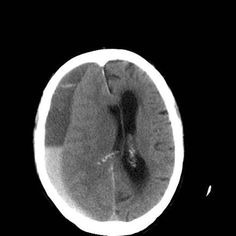
#> input picture Brain_Tumor_Dataset/Testing/no_tumor/image(1).jpg, 236 x 236 px, found by its file name; its folder holds 3 pictures in this run
$ jupyter execute --allow-errors HomomorphicEncryptionOfDataset.ipynb
#> lines starting #> are read from the running program, lines starting #| are printed output that depends on the picture
### RabinMiller.py
import random
import ModularArithmetic as mod

def is_probably_prime(n):
    """
    is_probably_prime(n)

    args:
        n
    returns:
        Boolean

    returns True if n is a probable prime
    based on the Rabin-Miller primality test
    """
    tests = max(128, n.bit_length())
    for i in range(tests):
        rand = random.randint(1,n-1)
        return 1 in mod.binary_exponent(rand, n-1, n)

def generate_prime(bitlen=128):
    """
    generate_prime(bitlen)

    args:
        bitlen: length of number to be generated (default: 128)
    returns:
        a probable prime of bitlen bits
        based on the Rabin-Miller primality test
    """
#> called with bitlen = 16
    n = random.getrandbits(bitlen) | 1<<(bitlen-1) | 1
    while not is_probably_prime(n):
        n = random.getrandbits(bitlen) | 1<<(bitlen-1) | 1
    return n

### ImageCryptography.py
from PIL import Image
import numpy as np
import pickle
import ModularArithmetic
import Paillier
import random
import matplotlib.pyplot as plt


def ImgEncrypt(public_key, plainimg):
    """
    args:
        public_key: Paillier PublicKey object
        plainimg: PIL Image object

    returns:
        cipherimg: Encryption of plainimg
    Encrypts an image
    """

    cipherimg = np.asarray(plainimg)
    shape = cipherimg.shape
    cipherimg = cipherimg.flatten().tolist()
    cipherimg = [Paillier.Encrypt(public_key, pix) for pix in cipherimg]

    return np.asarray(cipherimg).reshape(shape)


# [38 lines left out: functions ImgDecrypt, homomorphicBrightness, not called in this run]


def saveEncryptedImg(cipherimg, filename):
    """
    args:
        cipherimg: Encryption of an image
        filename: filename to save encryption (saved under encrypted-images directory)

    saves Encryption of image int a file
    """
    # filename = path + filename
    fstream = open(filename, "wb")
    pickle.dump(cipherimg, fstream)
    fstream.close()


def loadEncryptedImg(filename):
    """
    args:
        filename: filename of the Encrypted object under encrypted-images directory

    returns:
        n-dimensional array containing ecryption of image
    loads Encrypted image object from file
    """
    # filename = "encrypted-images/" + filename
    fstream = open(filename, "rb")
    cipherimg = pickle.load(fstream)
    fstream.close()
    return cipherimg


# [10 lines of commented-out code are left out]

### Paillier.py
import random

import ModularArithmetic
import RabinMiller

class PrivateKey:
    """
    PrivateKey object contains λ and μ
    in accordance to the Paillier Cryptosystem

    args:
        p: a prime number
        q: another prime number
        (p and q are of equal length)
        n: product of p and q

    attributes:
        λ: lowest common multiple of p-1 and q-1
        ∵ p and q are of equal length we can use the simplification,
        μ: modular multiplicative inverse of λ and n
    """

    def __init__(self, p, q, n):

        self.λ = ModularArithmetic.lcm( p-1, q-1)
        self.μ = ModularArithmetic.multiplicative_inverse( self.λ, n)

    def __repr__(self):
        return ("---\nPrivate Key :\nλ:\t"+str(self.λ) +"\nμ:\t"+str(self.μ) +"\n---")


class PublicKey:
    """
    Public Key object contains n and g
    in accordance to the Paillier Cryptosystem

    args:
        n: product of two equal lenght prime numbers

    attributes:
        n: product of two primes
        g: a random number such that,
        multiplicative order of g in n^2 is a multiple of n

        ∵ p and q are of equal length we can use a simplification of g = n+1
    """
    def __init__(self, n):
        self.n = n
        self.nsq = n * n
        self.g = n+1

    def __repr__(self):
        return ("---\nPublic Key :\nn:\t"+ str(self.n) +"\n---")


def generate_keys(bitlen=128):
    """
    generate_keys( bitlen)

    args:
        bitlen: length of primes to be generated (default: 128)

    returns Public Private key pair as a tuple
    (PublicKey, PrivateKey)
    """

    p = RabinMiller.generate_prime(bitlen)
    q = RabinMiller.generate_prime(bitlen)
    n = p * q
    return (PublicKey(n), PrivateKey(p, q, n))


def Encrypt(public_key, plaintext):
    """
    Encrypt( public_key, plaintext)

    args:
        public_key: Paillier Publickey object
        plaintext: number to be encrypted

    returns:
        ciphertext: encryption of plaintext
        such that ciphertext = (g ^ plaintext) * (r ^ n) (mod n ^ 2)
        where, r is a random number in n such that r and n are coprime
    """

    r = random.randint( 1, public_key.n-1)
    while not ModularArithmetic.xgcd( r, public_key.n)[0] == 1:
        r = random.randint( 1, public_key.n)

    a = pow(public_key.g, plaintext, public_key.nsq)
    b = pow(r, public_key.n, public_key.nsq)

    ciphertext = (a * b) % public_key.nsq
    return ciphertext


# [62 lines left out: functions Decrypt, homomorphic_add, homomorphic_add_constant, homomorphic_mult_constant, not called in this run]

### ModularArithmetic.py
def lcm(a, b):
    """
    lcm(a, b)

    returns Lowest Common Multiple of a and b
    """
    return a * b // xgcd(a,b)[0]

def xgcd(a, b):
    """
    xgcd (a, b)

    returns (g, x, y) according to the Extended Euclidean Algorithm
    such that, ax + by = g
    """
    if a == 0:
        return (b, 0, 1)
    else:
        g, y, x = xgcd(b % a, a)
        return (g, x - (b // a) * y, y)

def multiplicative_inverse(a, modulus):
    """
    multiplicative_inverse(a, modulus)

    returns x: multiplicative inverse of a
    such that, a * x = 1 (mod modulus)
    """
    g, x, y = xgcd(a, modulus)
    if g != 1:
        raise Exception('modular inverse does not exist')
    else:
        return x % modulus


def binary_exponent(base, exponent, modulus):
    """
    modular_binary_exponent( base, exponent, modulus)

    args:
        base
        exponent
        modulus

    generates:
        base ^ exponent (mod modulus)

        along with intermediate results from binary exponentiation
        required for Rabin-Miller primality test
    """
    if modulus == 1:
        yield 0
        return
    bitmask = 1 << exponent.bit_length() - 1
    res = 1
    while bitmask:
        res = (res * res) % modulus
        if bitmask & exponent:
            res = (res * base) % modulus
        yield res
        bitmask >>= 1

### HomomorphicEncryptionOfDataset.ipynb
[cell 1]
import pandas as pd
import numpy as np
import matplotlib.pyplot as plt
import os
import ImageCryptography
import Paillier

[cell 2]
dir = os.listdir("C:\\Users\\Administrator\\Downloads\\Compressed\\Homomorphic-Image-Encryption-master\\Brain_Tumor_Dataset\\")
classes = {"no_tumor":0, "pituitary_tumor":1}

[cell 3]
public_key, private_key = Paillier.generate_keys(bitlen=16)

[cell 4]
file = open('public_key.txt', 'w')

file.write(str(public_key))

file.close()

[cell 5]
from sklearn.decomposition import PCA

[cell 6]
import cv2
c = "no_tumor"
path = "C:\\Users\\Administrator\\Downloads\\Compressed\\Homomorphic-Image-Encryption-master\\Brain_Tumor_Dataset\\Training\\"+c
for x in os.listdir(path):
    img = cv2.imread(path+"/"+x, 0)
#> img is the input picture: shape (236, 236); min 0, max 255, mean 56.7
    #new
    img = cv2.resize(img, (124,124))
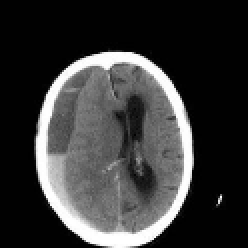
#> img: shape (124, 124) (shown 2 times larger); min 0, max 255, mean 56.6
    pca = PCA(32).fit(img)
    # [4 lines of commented-out code are left out]
    encryptedimg = ImageCryptography.ImgEncrypt(public_key, img)
#> in ImgEncrypt, `cipherimg = cipherimg.flatten().tolist()`: cipherimg = 15376 values, max 255 at index 3403, min 0 at index 2663, mean 56.62
#> in ImgEncrypt, `cipherimg = [Paillier.Encrypt(public_key, pix) for pix in cipherimg]`: cipherimg = 15376 items, first 6: 9513308504505804070, 2149785414126201375, 10408253865215768041, 3335614521530986721, 1081688261275044037, 1438882656967074095
#> in ImgEncrypt, `return np.asarray(cipherimg).reshape(shape)`:
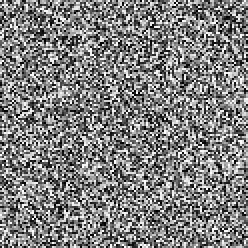
#> returned value: shape (124, 124) float64 (shown 2 times larger); min 4.9e+14, max 1.1e+19, mean 5.5e+18; drawn with min black and max white
    #endnew
    encryptedpath = "C:/Users/Administrator/Downloads/Compressed/Homomorphic-Image-Encryption-master/encrypted-images/Training/"+c+"/"+x+".HE"
    #C:/Users/Administrator/Downloads/Compressed/Homomorphic-Image-Encryption-master/encrypted-images/
    ImageCryptography.saveEncryptedImg(encryptedimg, encryptedpath)
    print("Done")
#> pass 2 of the loop `for x in os.listdir(path):`:
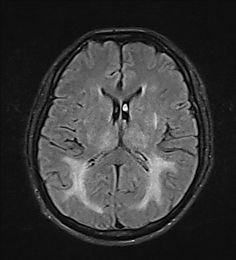
#> input picture Brain_Tumor_Dataset/Testing/no_tumor/image(10).jpg, 236 x 260 px, found by its file name
#> img is the input picture: shape (260, 236); min 0, max 255, mean 57.1
#> `img = cv2.resize(img, (124,124))`:
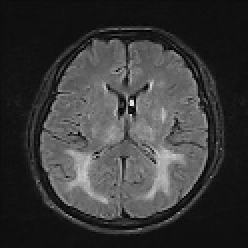
#> img: shape (124, 124) (shown 2 times larger); min 1, max 237, mean 57
#> in ImgEncrypt (call 2), `cipherimg = cipherimg.flatten().tolist()`: cipherimg = 15376 values, max 237 at index 6265, min 1 at index 1927, mean 56.98
#> in ImgEncrypt (call 2), `cipherimg = [Paillier.Encrypt(public_key, pix) for pix in cipherimg]`: cipherimg = 15376 items, first 6: 3285987139082422684, 62625233622546820, 1614243509087633218, 3982947163565053890, 9498117514137664532, 1531649434348640844
#> in ImgEncrypt (call 2), `return np.asarray(cipherimg).reshape(shape)`:
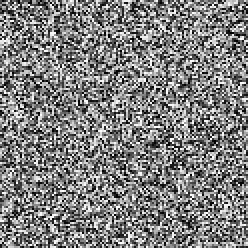
#> returned value: shape (124, 124) float64 (shown 2 times larger); min 1.58e+15, max 1.1e+19, mean 5.49e+18; drawn with min black and max white
#> pass 3 of the loop `for x in os.listdir(path):`:
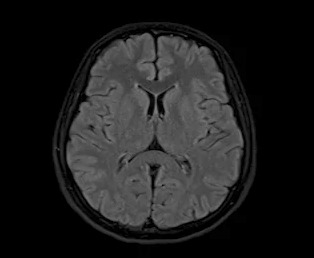
#> input picture Brain_Tumor_Dataset/Testing/no_tumor/image(100).jpg, 314 x 258 px, found by its file name
#> img is the input picture: shape (258, 314); min 0, max 133, mean 29.2
#> `img = cv2.resize(img, (124,124))`:
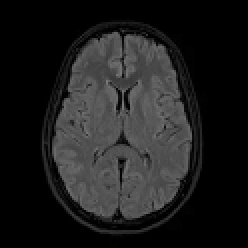
#> img: shape (124, 124) (shown 2 times larger); min 0, max 123, mean 29.2
#> in ImgEncrypt (call 3), `cipherimg = cipherimg.flatten().tolist()`: cipherimg = 15376 values, max 123 at index 6509, min 0 at index 0, mean 29.19
#> in ImgEncrypt (call 3), `cipherimg = [Paillier.Encrypt(public_key, pix) for pix in cipherimg]`: cipherimg = 15376 items, first 6: 1452601858747043851, 1597494832492280873, 5119191847994054139, 192031624154745727, 2669585777372376778, 3471586561143487639
#> in ImgEncrypt (call 3), `return np.asarray(cipherimg).reshape(shape)`:
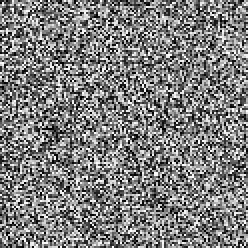
#> returned value: shape (124, 124) float64 (shown 2 times larger); min 3.78e+14, max 1.1e+19, mean 5.43e+18; drawn with min black and max white

[cell 7]
print("Okay")

[cell 8]
c = "pituitary_tumor"
path = "C:\\Users\\Administrator\\Downloads\\Compressed\\Homomorphic-Image-Encryption-master\\Brain_Tumor_Dataset\\Training\\"+c
for x in os.listdir(path):
    img = cv2.imread(path+"/"+x, 0)
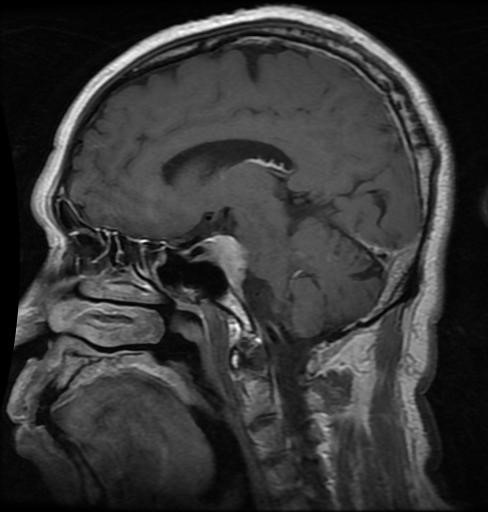
#> input picture Brain_Tumor_Dataset/Testing/pituitary_tumor/image (1).jpg, 488 x 512 px, found by its file name
#> img is the input picture: shape (512, 488); min 0, max 254, mean 54.3
    #new
    img = cv2.resize(img, (124,124))
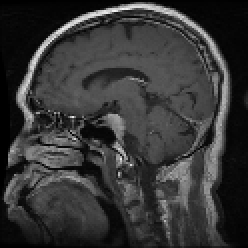
#> img: shape (124, 124) (shown 2 times larger); min 0, max 247, mean 54.2
    pca = PCA(32).fit(img)
    #img_transformed = pca.transform(img)
    encryptedimg = ImageCryptography.ImgEncrypt(public_key, img)
#> in ImgEncrypt (call 4), `cipherimg = cipherimg.flatten().tolist()`: cipherimg = 15376 values, max 247 at index 557, min 0 at index 0, mean 54.18
#> in ImgEncrypt (call 4), `cipherimg = [Paillier.Encrypt(public_key, pix) for pix in cipherimg]`: cipherimg = 15376 items, first 6: 7694635089289860414, 1648542503741839711, 6795835813841355040, 10026604457611404838, 10420707754199829790, 6956697457359774436
#> in ImgEncrypt (call 4), `return np.asarray(cipherimg).reshape(shape)`:
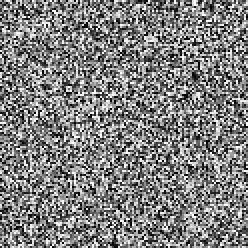
#> returned value: shape (124, 124) float64 (shown 2 times larger); min 6.99e+14, max 1.1e+19, mean 5.51e+18; drawn with min black and max white
    #endnew
    encryptedpath = "C:/Users/Administrator/Downloads/Compressed/Homomorphic-Image-Encryption-master/encrypted-images/Training/"+c+"/"+x+".HE"
    #C:/Users/Administrator/Downloads/Compressed/Homomorphic-Image-Encryption-master/encrypted-images/
    ImageCryptography.saveEncryptedImg(encryptedimg, encryptedpath)
    print("Done")

[cell 9]
X = []
Y = []
#> (the rest of this cell did not finish here and is left out)

[cell 10]
X = np.array(X)
#> (the rest of this cell did not finish here and is left out)

[cell 11]
X = np.array(X)
Y = np.array(Y)
#> (the rest of this cell did not finish here and is left out)

[cell 12]
from sklearn.preprocessing import MinMaxScaler
